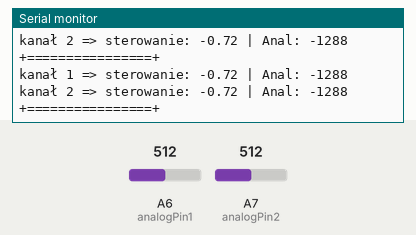
Simulated run of this sketch. Board: Arduino Nano, built with avr-gcc and run on an emulated ATmega328P. Shown: the last lines printed to the serial monitor. Inputs (shaded band) come from the test bench; at power-on: A6 (analogPin1) = 512, A7 (analogPin2) = 512.

Above: at 1.8 s.
1.9 s: A6 (analogPin1) set to 716
At 2.16 s:
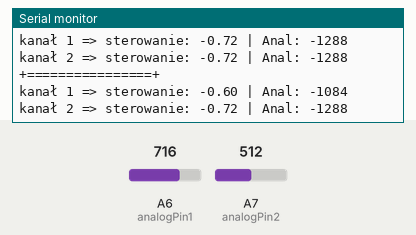
3.4 s: A7 (analogPin2) set to 716
At 4.7 s:
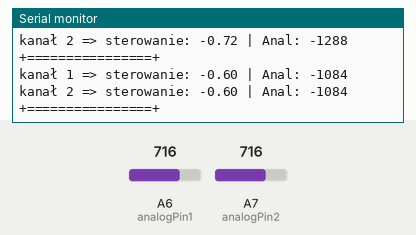
4.9 s: A6 (analogPin1) set to 900
At 6.1 s:
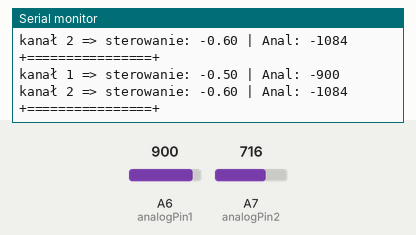
6.4 s: A7 (analogPin2) set to 900
At 8.2 s:
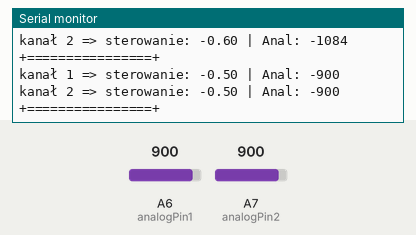
Timing chart, 0 to 8.9 s (numbered marks = the images above; inputs shaded):
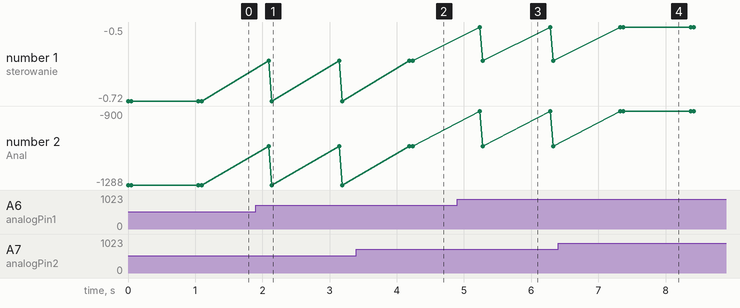

The sketch:

analread.ino
```cpp
#ifndef analread_h
#define analread_h

extern float zakres1 = 0.0;
extern float zakres2 = 0.0;

#endif
//Potentiometer is connected at analog pin 0:
int analogPin1 = A6;
int analogPin2 = A7;
int val1 = 0;
int val2 = 0;
int drift=100;
//variable to store the value read
void setup ()
{
 Serial.begin (9600);
//Setup serial
}

void loop ()
{
  // Odczyt
  val1 = analogRead (analogPin1);
  val2 = analogRead (analogPin2);

  // Wstępne przesunięcie
  val1 -= 1900;
  val2 -= 1900;

  // Zerowanie driftu
  if (( val1 >= (-1*drift) ) && ( val1 <= drift )) {val1=0;}
  if (( val2 >= (-1*drift) ) && ( val2 <= drift )) {val2=0;}

  // Skalowanie
  if (val1 < 0) {
    val1 += drift;
    zakres1 = val1 / (1900.0 - drift);
  } else if (val1 > 0) {
    val1 += drift;
    zakres1 = val1 / (2100.0 + drift);
  } else {zakres1 = 0;}

  if (val2 < 0) {
    val2 += drift;
    zakres2 = val2 / (1900.0 - drift);
  } else if (val2 > 0) {
    val2 += drift;
    zakres2 = val2 / (2100.0 + drift);
  } else {zakres2 = 0;}


  //Serial.println("+================+");
  Serial.print("kanał 1 => sterowanie: "); Serial.print(zakres1); Serial.print(" | Anal: "); Serial.println(val1);
  Serial.print("kanał 2 => sterowanie: "); Serial.print(zakres2); Serial.print(" | Anal: "); Serial.println(val2);
  Serial.println("+================+");
  delay(1000);
}
```

Measured:
- after the input at 1.9 s, the serial monitor: prints a new line after 0.19 s (image 1)
- after the input at 3.4 s, the serial monitor: prints a new line after 0.84 s (image 2)
- after the input at 4.9 s, the serial monitor: prints a new line after 0.34 s (image 3)
- after the input at 6.4 s, the serial monitor: prints a new line after 0.97 s (image 4)
